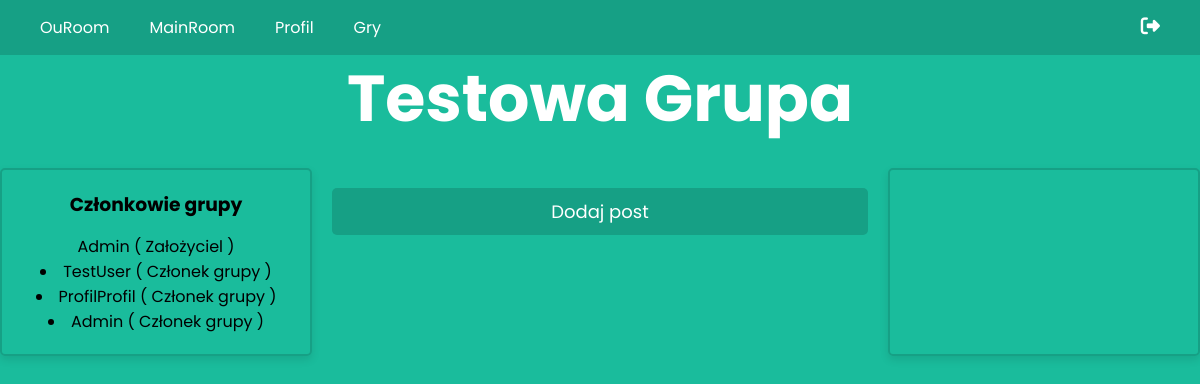
The page /ouroom/group/1 on the database as committed earlier.
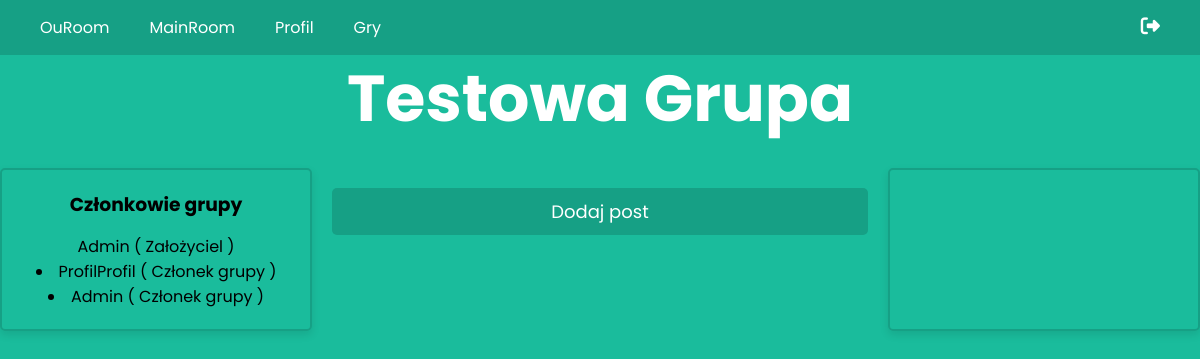
The same page on the database as committed later.
### rooms/models.py (models this page shows, shortened)
class GroupMembers(models.Model):
    group = models.ForeignKey(Group, on_delete=models.CASCADE, related_name='membership')
    user = models.ForeignKey(settings.AUTH_USER_MODEL, on_delete=models.CASCADE, related_name='group_membership')
    role = models.TextField(max_length=30, default='Członek grupy')
    time_release = models.DateTimeField(default=timezone.now)

### accounts/models.py (models this page shows)
class CustomUser(AbstractUser):
    email = models.EmailField(blank=False, null=False,unique=True)

### rooms/views.py (the view, shortened to what this page needs)
# urls.py: path('ouroom/group/<int:group_id>', views.GroupDetailView.as_view(), name='group_detail'),
class GroupDetailView(DetailView):
    model = Group
    context_object_name = 'group'
    template_name = 'rooms/group_detail.html'
    pk_url_kwarg = 'group_id'
    def get_object(self, queryset=None):
        group_id = self.kwargs.get(self.pk_url_kwarg)
        self.object = get_object_or_404(Group, id=group_id)
        return self.object
    def get_context_data(self, **kwargs):
        context = super().get_context_data(**kwargs)
        context['form'] = AddGroupMemberForm(group_id=self.object.id)
        context['members'] = GroupMembers.objects.filter(group=self.object) #Download all members
        return context

### rooms/templates/rooms/group_detail.html (shortened to what this page needs)
{% extends "rooms/mainroom.html" %}
{% block content %}
<h1>{{ object.name }}</h1>
<div class="container">
    <div class="left-container">
        <h3>Członkowie grupy</h3>
        <p>{{ object.author }} ( Założyciel )</p>
        {% for member in members %}
            <li>
            {{ member.user.username }} ( {{ member.role }} ) {% if request.user == member.user or request.user == group.author %} <a href="{% url 'member_delete' group.id member.id %}"><i class="fa fa-trash"></i></a> {% endif %}
        {% endfor %}
    </div>
    <div class="center-container">
        <a href="{% url 'group_post' %}" class="submit-style">Dodaj post</a>
    </div>
    <div class="right-container">
    </div>
</div>
{% endblock content %}

Rows that differ between the two databases and show on the page:
removed GroupMembers: user.username "TestUser", role "Członek grupy"
